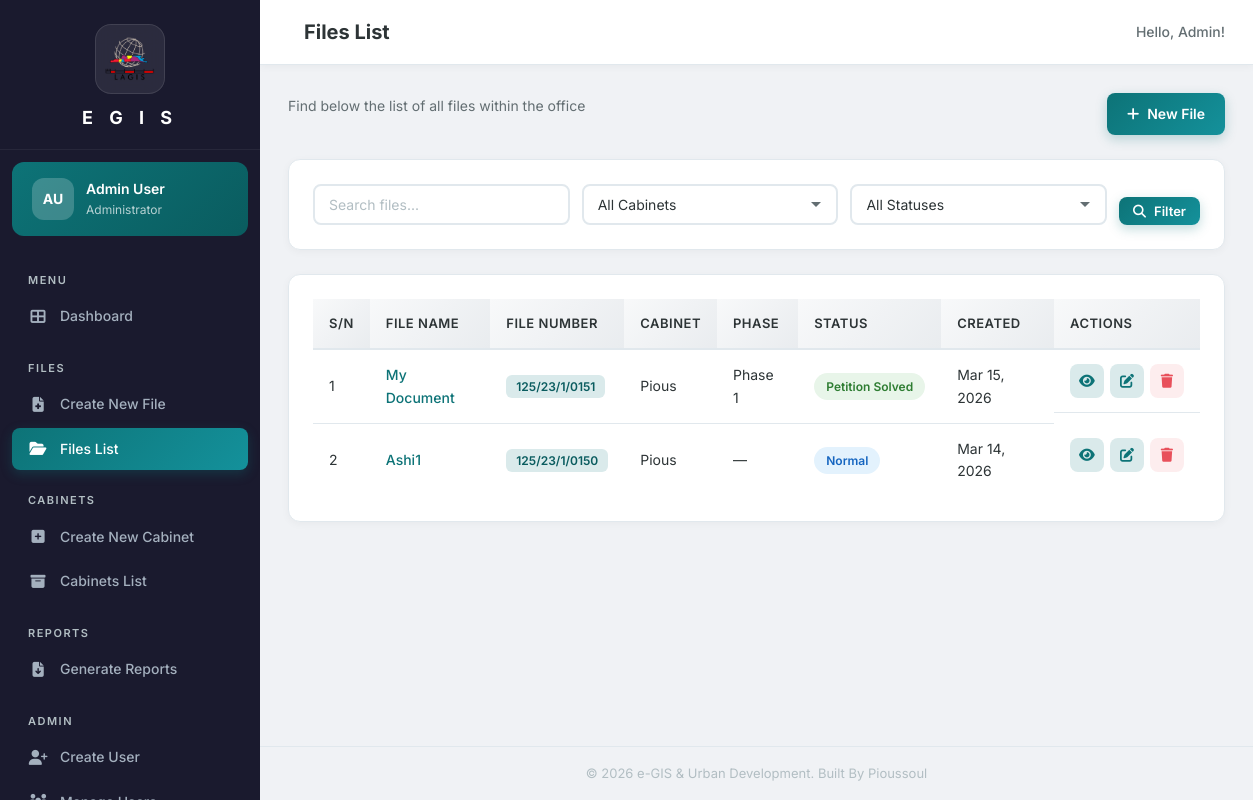
The app's page /files/ (signed in), older data.
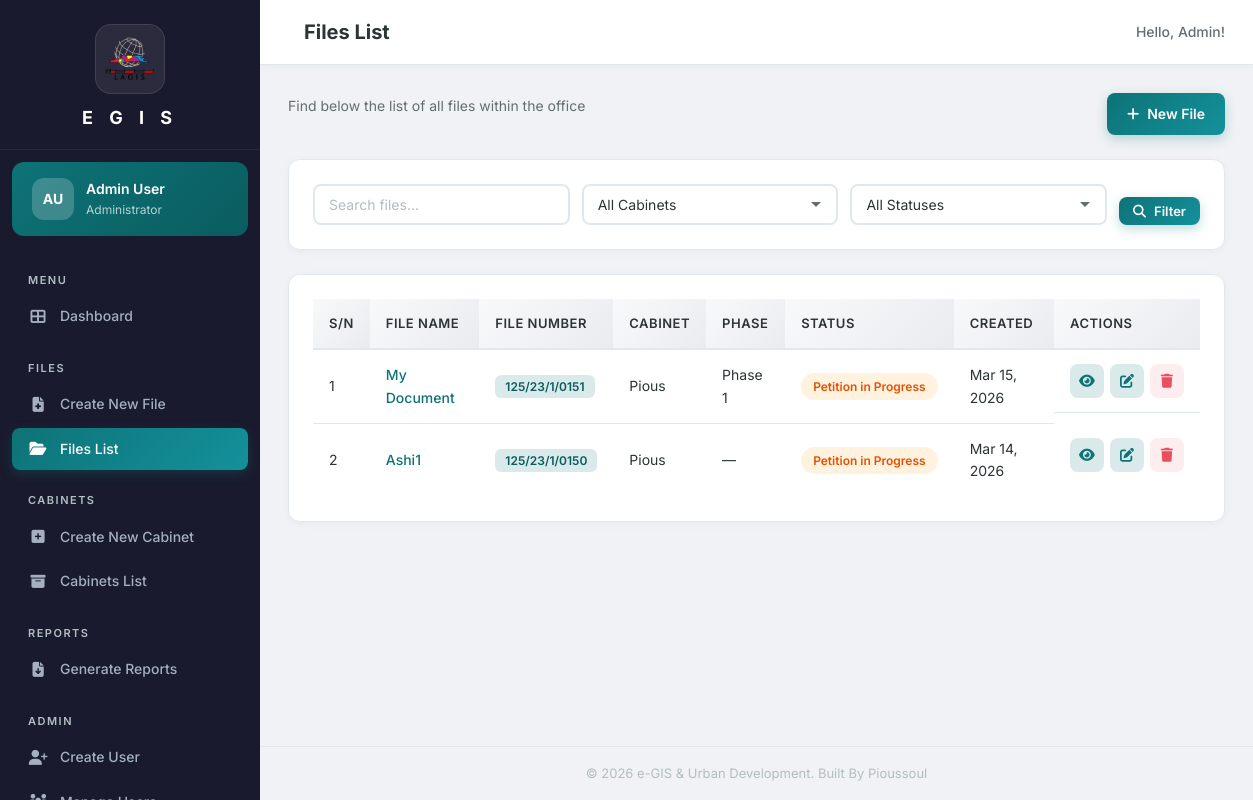
The same page, newer data.
### core/models.py (models this page shows, shortened)
class File(models.Model):
    STATUS_CHOICES = [
        ('normal', 'Normal'),
        ('petition', 'Petition'),
        ('petition_in_progress', 'Petition in Progress'),
        ('petition_solved', 'Petition Solved'),
        ('custom', 'Other (Custom)'),
    ]
    cabinet = models.ForeignKey(
        Cabinet, on_delete=models.CASCADE, related_name='files'
    )
    phase = models.ForeignKey(
        Phase, on_delete=models.SET_NULL, null=True, blank=True, related_name='files'
    )
    file_name = models.CharField(max_length=500)
    file_number = models.CharField(max_length=100, unique=True)
    case_brief = models.CharField(max_length=500, blank=True, default='')
    date_invited = models.DateField(null=True, blank=True)
    document_image = models.ImageField(
        upload_to='document_images/%Y/%m/', blank=True, null=True
    )
    status = models.CharField(
        max_length=30, choices=STATUS_CHOICES, default='normal'
    )
    custom_status = models.CharField(max_length=100, blank=True, default='')
    created_by = models.ForeignKey(
        User, on_delete=models.SET_NULL, null=True, related_name='files_created'
    )
    created_at = models.DateTimeField(auto_now_add=True)
    updated_by = models.ForeignKey(
        User, on_delete=models.SET_NULL, null=True, blank=True,
        related_name='files_updated'
    )
    updated_at = models.DateTimeField(auto_now=True)
    is_deleted = models.BooleanField(default=False)
    deleted_by = models.ForeignKey(
        User, on_delete=models.SET_NULL, null=True, blank=True,
        related_name='files_deleted'
    )
    deleted_at = models.DateTimeField(null=True, blank=True)
    class Meta:
        ordering = ['-created_at']
    @property
    def display_status(self):
        if self.status == 'custom' and self.custom_status:
            return self.custom_status
        return self.get_status_display()

class Cabinet(models.Model):
    name = models.CharField(max_length=255)
    description = models.TextField(blank=True, default='')
    created_by = models.ForeignKey(
        User, on_delete=models.SET_NULL, null=True, related_name='cabinets_created'
    )
    created_at = models.DateTimeField(auto_now_add=True)
    class Meta:
        ordering = ['name']

class Phase(models.Model):
    cabinet = models.ForeignKey(
        Cabinet, on_delete=models.CASCADE, related_name='phases'
    )
    name = models.CharField(max_length=100)
    order = models.IntegerField(default=0)
    created_by = models.ForeignKey(
        User, on_delete=models.SET_NULL, null=True, related_name='phases_created'
    )
    created_at = models.DateTimeField(auto_now_add=True)
    class Meta:
        ordering = ['order', 'name']
        unique_together = ['cabinet', 'name']

### core/views.py (the view)
@login_required
def file_list(request):
    files = File.objects.filter(is_deleted=False).select_related(
        'cabinet', 'phase', 'created_by'
    )
    q = request.GET.get('q', '')
    if q:
        files = files.filter(
            Q(file_name__icontains=q) |
            Q(file_number__icontains=q) |
            Q(cabinet__name__icontains=q)
        )
    cabinet_id = request.GET.get('cabinet', '')
    if cabinet_id:
        files = files.filter(cabinet_id=cabinet_id)
    status = request.GET.get('status', '')
    if status:
        files = files.filter(status=status)
    cabinets = Cabinet.objects.all()
    return render(request, 'core/file_list.html', {
        'files': files,
        'cabinets': cabinets,
        'q': q,
        'selected_cabinet': cabinet_id,
        'selected_status': status,
    })

### core/models.py (called while the page is built)
    @property
    def is_admin(self):
        return self.role == 'admin'

### core/templatetags/core_tags.py (called while the page is built)
@register.filter
def status_badge_class(status):
    mapping = {
        'normal': 'badge-normal',
        'petition': 'badge-petition',
        'petition_in_progress': 'badge-progress',
        'petition_solved': 'badge-solved',
        'custom': 'badge-custom',
    }
    return mapping.get(status, 'badge-normal')

### core/templates/core/file_list.html (shortened to what this page needs)
{% extends "core/base.html" %}
{% load core_tags %}
{% block page_title %}Files List{% endblock %}
{% block content %}
<div class="page-header">
    <div>
        <p class="page-desc">Find below the list of all files within the office</p>
    </div>
    <a href="{% url 'core:file_create' %}" class="btn btn-primary" id="createFileBtn">
        <i class="fas fa-plus"></i> New File
    </a>
</div>
<div class="card fade-in">
    <div class="card-body">
        <form method="get" class="filter-bar" id="fileFilters">
            <div class="filter-group">
                <input type="text" name="q" value="{{ q }}" class="form-input" placeholder="Search files..." id="searchInput">
            </div>
            <div class="filter-group">
                <select name="cabinet" class="form-input" id="filterCabinet">
                    <option value="">All Cabinets</option>
                </select>
            </div>
            <div class="filter-group">
                <select name="status" class="form-input" id="filterStatus">
                    <option value="">All Statuses</option>
                </select>
            </div>
            <button type="submit" class="btn btn-primary btn-sm" id="filterBtn">
                <i class="fas fa-search"></i> Filter
            </button>
        </form>
    </div>
</div>
<div class="card fade-in">
    <div class="card-body">
        {% if files %}
        <div class="table-responsive">
            <table class="data-table" id="filesTable">
                <thead>
                    <tr>
                        <th>S/N</th>
                        <th>File Name</th>
                        <th>File Number</th>
                        <th>Cabinet</th>
                        <th>Phase</th>
                        <th>Status</th>
                        <th>Created</th>
                        <th>Actions</th>
                    </tr>
                </thead>
                <tbody>
                    {% for file in files %}
                    <tr>
                        <td>{{ forloop.counter }}</td>
                        <td>
                            <a href="{% url 'core:file_detail' file.pk %}" class="file-link">{{ file.file_name|truncatewords:12 }}</a>
                        </td>
                        <td><span class="file-number-badge">{{ file.file_number }}</span></td>
                        <td>{{ file.cabinet.name }}</td>
                        <td>{{ file.phase.name|default:"—" }}</td>
                        <td><span class="badge {{ file.status|status_badge_class }}">{{ file.display_status }}</span></td>
                        <td>{{ file.created_at|date:"M d, Y" }}</td>
                        <td class="actions-cell">
                            <a href="{% url 'core:file_detail' file.pk %}" class="btn-icon" title="View"><i class="fas fa-eye"></i></a>
                            <a href="{% url 'core:file_edit' file.pk %}" class="btn-icon" title="Edit"><i class="fas fa-edit"></i></a>
                            <a href="{% url 'core:file_delete' file.pk %}" class="btn-icon btn-icon-danger" title="Delete"><i class="fas fa-trash"></i></a>
                        </td>
                    </tr>
                    {% endfor %}
                </tbody>
            </table>
        </div>
        {% else %}
        <div class="empty-state">
            <i class="fas fa-folder-open"></i>
            <p>No files found. {% if q or selected_cabinet or selected_status %}Try different filters or {% endif %}<a href="{% url 'core:file_create' %}">create a new file</a></p>
        </div>
        {% endif %}
    </div>
</div>
{% endblock %}

Row changes from the older to the newer data that the page shows:
changed File "My Document": status "petition_solved" → "petition_in_progress" (drawn); display_status "Petition Solved" → "Petition in Progress"
changed File "Ashi1": status "normal" → "petition_in_progress" (drawn); display_status "Normal" → "Petition in Progress"
